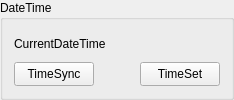
       <widget class="QGroupBox" name="groupBox_dateTime">
        <property name="title">
         <string>DateTime</string>
        </property>
        <layout class="QVBoxLayout" name="verticalLayout_5">
         <item>
          <widget class="QLabel" name="label_currentDateTime">
           <property name="text">
            <string>CurrentDateTime</string>
           </property>
          </widget>
         </item>
         <item>
          <layout class="QHBoxLayout" name="horizontalLayout_dateTime_1">
           <item>
            <widget class="QPushButton" name="pushButton_timeSync">
             <property name="sizePolicy">
              <sizepolicy hsizetype="Minimum" vsizetype="Preferred">
               <horstretch>0</horstretch>
               <verstretch>0</verstretch>
              </sizepolicy>
             </property>
             <property name="text">
              <string>TimeSync</string>
             </property>
            </widget>
           </item>
           <item>
            <spacer name="horizontalSpacer">
             <property name="orientation">
              <enum>Qt::Horizontal</enum>
             </property>
             <property name="sizeHint" stdset="0">
              <size>
               <width>40</width>
               <height>20</height>
              </size>
             </property>
            </spacer>
           </item>
           <item>
            <widget class="QPushButton" name="pushButton_timeSet">
             <property name="sizePolicy">
              <sizepolicy hsizetype="Minimum" vsizetype="Preferred">
               <horstretch>0</horstretch>
               <verstretch>0</verstretch>
              </sizepolicy>
             </property>
             <property name="text">
              <string>TimeSet</string>
             </property>
            </widget>
           </item>
          </layout>
         </item>
        </layout>
       </widget>
